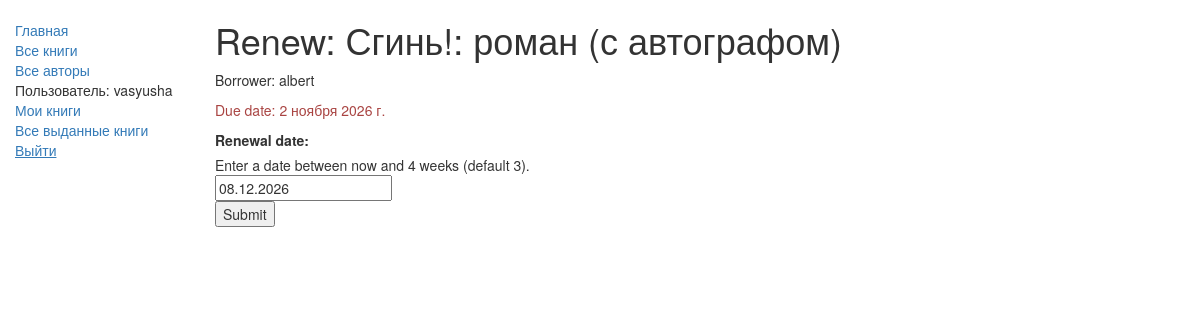
Screenshot of /catalog/book/3a9e1982-311f-4ad9-8289-dd506b065351/renew/ (signed in) with the database file from the repository.
### catalog/models.py (models this page shows, shortened)
class BookInstance(models.Model):
    id = models.UUIDField(
        primary_key=True,
        default=uuid.uuid4,
        help_text="Уникальный ID для конкретного экземпляра во всей библиотеке"
    )
    book = models.ForeignKey(
        Book,
        on_delete=models.SET_NULL,
        null=True,
        verbose_name="Книга"
    )
    imprint = models.CharField(max_length=200, verbose_name="Издательство")
    due_back = models.DateField(verbose_name="Дата возврата", null=True, blank=True)
    borrower = models.ForeignKey(
        User,
        on_delete=models.SET_NULL,
        null=True,
        blank=True,
        verbose_name="Читатель"  # Добавили русское название
    )
    LOAN_STATUS = (
        ('m', 'На обслуживании'),
        ('o', 'Выдана'),
        ('a', 'Доступна'),
        ('r', 'Забронирована'),
    )
    status = models.CharField(
        max_length=1,
        choices=LOAN_STATUS,
        blank=True,
        default='m',
        verbose_name="Статус",
        help_text='Доступность книги'
    )
    class Meta:
        ordering = ["due_back"]
        verbose_name = "Экземпляр книги"
        verbose_name_plural = "Экземпляры книг"
        permissions = (("can_mark_returned", "Отметить книгу как возвращенную"),)
    @property
    def is_overdue(self):
        if self.due_back and date.today() > self.due_back:
            return True
        return False

class Book(models.Model):
    title = models.CharField(max_length=200, verbose_name="Название")
    author = models.ForeignKey(
        Author,
        on_delete=models.SET_NULL,
        null=True,
        verbose_name="Автор"
    )
    summary = models.TextField(
        max_length=1000,
        verbose_name="Аннотация",
        help_text="Введите краткое описание книги"
    )
    isbn = models.CharField(
        max_length=13,
        verbose_name="ISBN",
        help_text='13 символов <a href="https://www.isbn-international.org/content/what-isbn">ISBN номер</a>'
    )
    genre = models.ManyToManyField(
        Genre,
        verbose_name="Жанр",
        help_text="Выберите жанр для этой книги"
    )
    language = models.ForeignKey(
        Language,
        on_delete=models.SET_NULL,
        null=True,
        verbose_name="Язык"
    )
    class Meta:
        verbose_name = "Книга"
        verbose_name_plural = "Книги"
    def display_genre(self):
        return ', '.join([genre.name for genre in self.genre.all()[:3]])
    display_genre.short_description = 'Жанр'

### catalog/views.py (the view)
# urls.py: path('book/<str:pk>/renew/', views.renew_book_librarian, name='renew-book-librarian'),
@permission_required('catalog.can_mark_returned')
def renew_book_librarian(request, pk):
    book_inst = get_object_or_404(BookInstance, pk=pk)
    if request.method == 'POST':
        form = RenewBookForm(request.POST)
        if form.is_valid():
            book_inst.due_back = form.cleaned_data['renewal_date']
            book_inst.save()
            return HttpResponseRedirect(reverse('all-borrowed'))
    else:
        proposed_renewal_date = datetime.date.today() + datetime.timedelta(weeks=3)
        form = RenewBookForm(initial={'renewal_date': proposed_renewal_date})
    return render(request, 'catalog/book_renew_librarian.html',
                  {'form': form, 'bookinst': book_inst})

### catalog/forms.py (shortened to what this page needs)
class RenewBookForm(forms.Form):
    renewal_date = forms.DateField(
        help_text="Enter a date between now and 4 weeks (default 3)."
    )

### catalog/templates/catalog/book_renew_librarian.html (shortened to what this page needs)
{% extends "base_generic.html" %}
{% block content %}
    <h1>Renew: {{bookinst.book.title}}</h1>
    <p>Borrower: {{bookinst.borrower}}</p>
    <p{% if bookinst.is_overdue %} class="text-danger"{% endif %}>Due date: {{bookinst.due_back}}</p>
    <form action="" method="post">
        <table>
        {{ form }}
        </table>
        <input type="submit" value="Submit" />
    </form>
{% endblock %}

### catalog/templates/base_generic.html (shortened to what this page needs)
<!DOCTYPE html>
<html lang="ru">
  <head>
    <link
      rel="stylesheet"
      href="https://maxcdn.bootstrapcdn.com/bootstrap/3.3.7/css/bootstrap.min.css" />
    {% load static %}
    <link rel="stylesheet" href="{% static 'css/styles.css' %}" />
  </head>
  <body>
    <div class="container-fluid">
      <div class="row">
        <div class="col-sm-2">
          {% block sidebar %}
            <ul class="sidebar-nav">
              <li><a href="{% url 'index' %}">Главная</a></li>
              <li><a href="{% url 'books' %}">Все книги</a></li>
              <li><a href="{% url 'authors' %}">Все авторы</a></li>
              {% if user.is_authenticated %}
                <li>Пользователь: {{ user.get_username }}</li>
              <li><a href="{% url 'my-borrowed' %}">Мои книги</a></li>
              {% if perms.catalog.can_mark_returned %}
              <li><a href="{% url 'all-borrowed' %}">Все выданные книги</a></li>
              {% endif %}
                <li>
                  <form method="post" action="{% url 'logout' %}?next={{ request.path }}" style="display:inline;">
                    <button type="submit" style="background:none; border:none; color:#337ab7; padding:0; text-decoration:underline; cursor:pointer;">
                      Выйти
                    </button>
                  </form>
                </li>
              {% else %}
                <li><a href="{% url 'login' %}?next={{ request.path }}">Войти</a></li>
              {% endif %}
            </ul>
          {% endblock %}
        </div>
        <div class="col-sm-10 ">
          {% block content %}{% endblock %}
        </div>
      </div>
    </div>
  </body>
</html>

### catalog/static/css/styles.css (style rules this page uses)
.sidebar-nav { margin-top: 20px; padding: 0; list-style: none; }

### rows the page displays
BookInstance: book "Сгинь!: роман (с автографом)", borrower "albert", due_back "2 ноября 2026 г."

### other values shown
{{ user.get_username }} "vasyusha"
